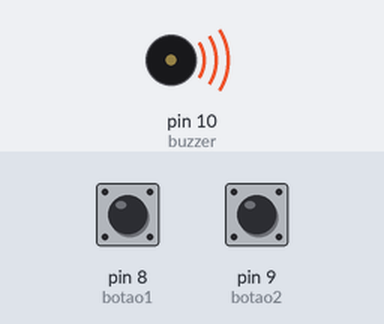
The sketch below on a simulated Arduino Uno, built with avr-gcc and run on an emulated ATmega328P. Parts: buzzer (waves = sounding). The inputs (shaded band) are chosen by the test bench; at power-on: pin 8 (botao1) HIGH, pin 9 (botao2) HIGH.

Above: at 0.2 s.
Timing chart, 0 to 3.0 s (numbered marks = the images above):
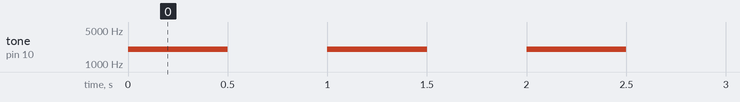

The sketch:

frequencimetro.ino
```cpp
//Variáveis de porta
const int buzzer = 10;
const int botao1 = 8;
const int botao2 = 9;

bool estado1, estado2; //Variaveis que guardam os estados dos botões (apertado ou nao)
int frequencia = 2000; //Variavel que garda a frequencia em Hz

//Função que faz o buzzer apitar
void toca(int buzzer, int freq){
  tone(buzzer, freq);
  delay(500);
  noTone(buzzer);
  delay(500);
}

void setup() {
  Serial.begin(9600);
  pinMode(buzzer, OUTPUT);
  pinMode(botao1, INPUT);
  pinMode(botao2, INPUT);
}

void loop() {
  estado1 = digitalRead(botao1); //Atribui à variavel estado1 se o botão 1 está apertado ou solto
  estado2 = digitalRead(botao2); //Atribui à variavel estado2 se o botão 2 está apertado ou solto

  toca(buzzer, frequencia); //Função que quando chamada faz o buzzer apitar

  //Caso o botão 1 esteja apertado, a frequencia diminui 300Hz
  if(estado1 == 0){
    frequencia -= 300;
  }

  //Caso o botão 2 esteja apertado, a frequencia aumenta 300Hz
  if(estado2 == 0){
    frequencia += 300;
  }
}
```

Measured:
- by itself, tone on pin 10 (buzzer): alternates 2000 Hz for 0.50 s and silent for 0.50 s
